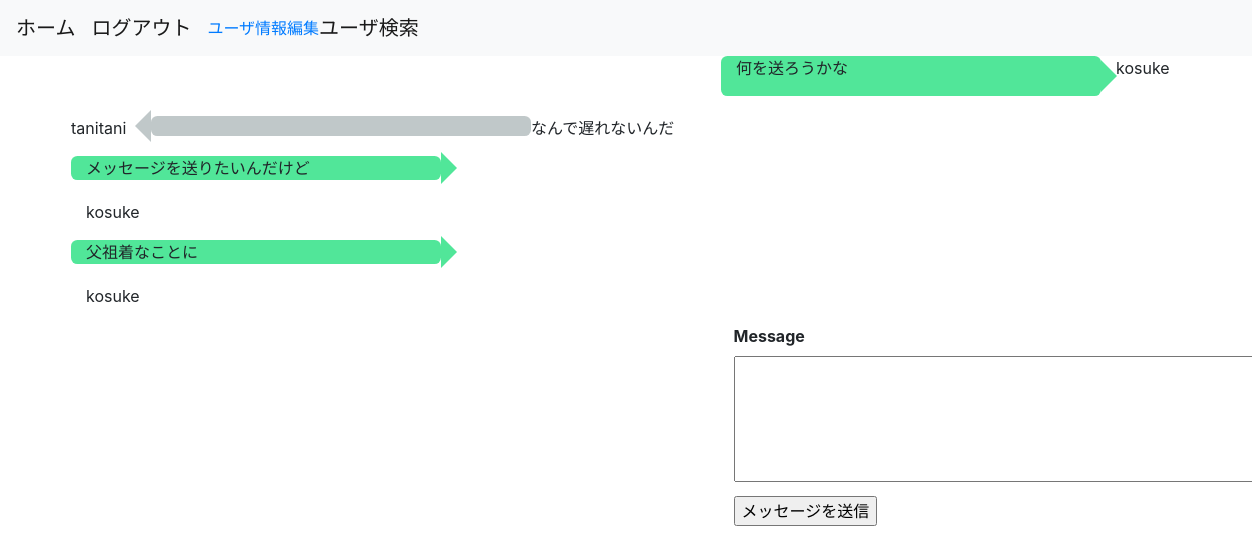
Screenshot of /message/4 (signed in) with the database file from the repository.
### flaskr/models.py (models this page shows, shortened)
class Message(db.Model):
    __tablename__ = 'messages'
    id = db.Column(db.Integer, primary_key=True)
    from_user_id = db.Column(db.Integer, db.ForeignKey('users.id'), index=True)
    to_user_id = db.Column(db.Integer, db.ForeignKey('users.id'), index=True)
    is_read = db.Column(db.Boolean, default=False)
    message = db.Column(db.Text)
    create_at = db.Column(db.DateTime, default=datetime.now())
    update_at = db.Column(db.DateTime, default=datetime.now())
    @classmethod
    def get_friend_messages(cls, id1, id2):
        return cls.query.filter(
            or_(
                and_(
                    cls.from_user_id == id1,
                    cls.to_user_id == id2
                ),
                and_(
                    cls.from_user_id == id2,
                    cls.to_user_id == id1
                )
            )
        ).order_by(cls.id).all()

class User(UserMixin, db.Model):
    __tablename__ = 'users'
    id = db.Column(db.Integer, primary_key=True)
    username = db.Column(db.String(64), index=True)
    email = db.Column(db.String(64), unique=True, index=True)
    password = db.Column(
        db.String(128),
        default = generate_password_hash('flasksnsapp')
    )
    picture_path = db.Column(db.Text)
    is_active = db.Column(db.Boolean, unique=False, default=False)
    create_at = db.Column(db.DateTime, default=datetime.now)
    update_at = db.Column(db.DateTime, default=datetime.now)
    @classmethod
    def select_user_by_id(cls, id):
      return cls.query.get(id)

### flaskr/views.py (the view)
@bp.route('/message/<id>', methods=['GET', 'POST'])
def message(id):
    if not UserConnect.is_friend(id):
        return redirect(url_for('app.home'))
    form = MessageForm(request.form)
    messages = Message.get_friend_messages(current_user.get_id(), id)
    user = User.select_user_by_id(id)
    read_messages_ids = [message.id for message in messages if (not message.is_read) and (message.from_user_id == int(id))]
    if read_messages_ids:
        with db.session.begin(subtransactions=True):
            Message.update_is_read_by_ids(read_messages_ids)
        db.session.commit()
    if request.method == 'POST' and form.validate():
        new_message = Message(current_user.get_id(), id, form.message.data)
        with db.session.begin(subtransactions=True):
            new_message.create_message()
        db.session.commit()
        return redirect(url_for('app.message', id=id))
    return render_template('message.html', form=form, messages=messages, to_user_id=id, user=user)

### flaskr/forms.py (shortened to what this page needs)
class MessageForm(Form):
    to_user_id = HiddenField()
    message = TextAreaField()
    submit = SubmitField('メッセージを送信')

### flaskr/models.py (called while the page is built)
@login_manager.user_loader
def load_user(user_id):
    return User.query.get(user_id)

    @classmethod
    def is_friend(cls, to_user_id):
        user = cls.query.filter(
            or_(
                and_(
                    UserConnect.from_user_id == current_user.get_id(),
                    UserConnect.to_user_id == to_user_id,
                    UserConnect.status == 2
                ),
                and_(
                    UserConnect.from_user_id == to_user_id,
                    UserConnect.to_user_id == current_user.get_id(),
                    UserConnect.status == 2
                )
            )
        ).first()
        return True if user else False

### flaskr/utils/template_filters.py (called while the page is built)
def replace_newline(text):
    return text.split('\n')

### flaskr/templates/message.html (shortened to what this page needs)
{% from '_formhelpers.html' import render_field %}
{% extends 'base.html' %}
{% block content %}
<div class="row">
{% for message in messages %}
  {% if message.from_user_id == current_user.id %}
  <div class="col-lg-1 offset-lg-6 col-md-1 offset-md-2 col-sm-1 offset-sm-1 col-1">
  </div>
  <div class="speech-bubble-self col-lg-4 col-md-8 col-sm-8 col-9">
    {% for splited_message in message.message | replace_newline %}
      <p>{{ splited_message | urlize}}</p>
    {% endfor %}
  </div>
  <div class="col-lg-1 col-md-1 col-sm-2 col-2">
    <p>{{ current_user.username }}</p>
  </div>
  {% else %}
  <div class="col-lg-1 col-md-1 col-sm-2 col-2">
    <p>{{ user.username }}</p>
  </div>
  <div class="speech-bubble-dest col-lg-4 col-md-8 col-sm-8 col-9"></div>
    {% for splited_message in message.message | replace_newline %}
      <p>{{ splited_message | urlize}}</p>
    {% endfor %}
  </div>
  {% endif %}
{% endfor %}
<div id="message_form" class="col-lg-4 offset-lg-7 col-md-8 offset-md-4 col-sm-12 col-12">
  <form method='POST'>
    {{ render_field(form.message, cols='50', rows='5') }}
    {{ form.submit() }}
  </form>
</div>
</div>
{% endblock content %}

### flaskr/static/css/style.css (style rules this page uses)
.speech-bubble-dest { position: relative; background: #c0c8c9; border-radius: .4em; margin-bottom: 20px; }
.speech-bubble-dest:after { content: ''; position: absolute; left: 0; top: 50%; width: 0; height: 0; border: 16px solid transparent; border-right-color: #c0c8c9; border-left: 0; margin-top: -16px; margin-left: -16px; }
.speech-bubble-self { position: relative; background: #51e699; border-radius: .4em; margin-bottom: 20px; }
.speech-bubble-self:after { content: ''; position: absolute; right: 0; top: 50%; width: 0; height: 0; border: 16px solid transparent; border-left-color: #51e699; border-right: 0; margin-top: -16px; margin-right: -16px; }

### rows the page displays
Message: message "何を送ろうかな"
User: username "kosuke"
Message: message "なんで遅れないんだ"
User: username "tanitani"
Message: message "メッセージを送りたいんだけど"
Message: message "父祖着なことに"

### other values shown
{{ field.label }} "Message"
